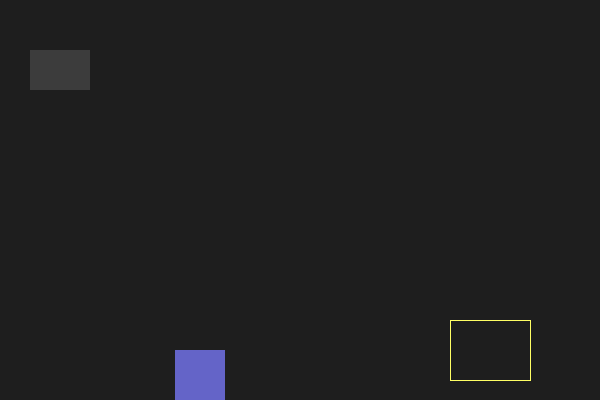
Frame 1 (no input)
Frame 60 (the mouse pressed at the canvas centre just before this capture): identical to frame 1, image omitted
Frame 120 (the mouse held since frame 60 and released just before this capture): identical to frame 1, image omitted

The Processing sketch that drew this single still picture (run headless with seeded random() and noise(); from frame 60 on, the mouse is pressed at the canvas centre):

// Processing sketch: button_homework_fire
// ── button_homework_fire.pde
Button dragButton, fireWorksButton;
  Fireworks theFire;
  
  float dragZoneX, dragZoneY, dragZoneW, dragZoneH;
  void setup() {
    size( 600, 400);
  
    dragButton = new Button( 30, 50, 60, 40);
    dragButton.isActive = false;
  
    fireWorksButton = new Button(175, 350, 50, 50);
  
    dragZoneX = 450; 
    dragZoneY = 320;
    dragZoneW = 80;
    dragZoneH = 60;
  
    theFire = new Fireworks(200, 350);
  }
  void draw() {
    if (dragButton.isPressed) {
      background(180);
    } else {
      background(30);
    }
    dragButton.update();
    dragButton.display();
  
    fireWorksButton.update();
    fireWorksButton.display();
  
    dragZoneHandler();
  
    if (fireWorksButton.isPressed) {
      theFire.fire();
      fireWorksButton.isPressed = false;
    }
    theFire.update();
    theFire.display();
  }
  
  void dragZoneHandler() {
    // draw active zone
    noFill();
    stroke(255, 255, 100);
    rect( dragZoneX, dragZoneY, dragZoneW, dragZoneH); 
    if ( !(dragButton.x < dragZoneX || dragButton.y < dragZoneY || dragButton.x + dragButton.w > dragZoneX + dragZoneW || dragButton.y + dragButton.h > dragZoneY + dragZoneH) ) {
      dragButton.isActive = true;
    } else {
      dragButton.isActive = false;
    }
  }
  
  void mouseDragged() {
  }
  void mouseClicked() {
    dragButton.click();
    fireWorksButton.click();
  }
  void mousePressed() {
    dragButton.pressed();
    fireWorksButton.pressed();
  }
  void mouseReleased() {
    dragButton.released();
    fireWorksButton.released();
  }

// ── buttons.pde
class Button {
    float x, y, w, h;
    float dragOffsetX, dragOffsetY;
    boolean isActive = true;
    boolean isPressed = false;
    boolean isHover = false;
    boolean isFollowMouse = false;
  
    color upColor, hoverColor, pressedColor, inactiveColor;
    Button(float _x, float _y, float _w, float _h) {
      x = _x;
      y = _y;
      w = _w;
      h = _h;
  
      upColor = color(100, 100, 200);
      hoverColor = color(200, 200, 100);
      pressedColor = color(250, 50, 200);
      inactiveColor = color(60);
    } 
  
    void display() {
      if (isActive) {
        if (isPressed) {
          fill(pressedColor);
        } else if (isHover) {
          fill(hoverColor);
        } else {
          fill(upColor);
        }
      } else {
        fill(inactiveColor);
      }
      noStroke();
      rect(x, y, w, h);
    }
    void update() {
      if (isFollowMouse) {
        x = mouseX - dragOffsetX;
        y = mouseY - dragOffsetY;
      } else {
        isHover = isMouseInside();
      }
    }
    // ——————— Mouse Events
    void setupForDrag(){
      dragOffsetX = mouseX - x;
      dragOffsetY = mouseY - y;
      isFollowMouse = true;
    }
    void click(){
      if (isActive) {
        isPressed = !isPressed;
      }
    }
    void pressed(){
      if (isHover) {
        setupForDrag();
      }
    }
    void released(){
      if (isFollowMouse) {
        isFollowMouse = false;
      }
    }
    // ————————————   // ————————————   // ————————————  Hit Detection
    boolean isMouseInside() {
      boolean toReturn = false;
      if (mouseX > x && mouseX < x + w && mouseY > y && mouseY < y + h) {
        toReturn = true;
      }
      return toReturn;
    }
  }

// ── fire.pde
class Fireworks {
    boolean isFiring = false;
    float x, y, startY, fireLength, fireSpeed;
    int num_particles = 30;
    PVector[] particles = new PVector[num_particles];
    PVector[] particleVelocity = new PVector[num_particles];;
  
    int fireTime, fireStartTime; 
    color drawColor;
    Fireworks(float _x, float _y) {
      x = _x;
      y = _y;
      startY = _y;
      fireLength = 150;
      fireSpeed = -2;
      drawColor = color(255, 200, 0);
  
      fireTime = 2000;
    }
    void update() {
      if (isFiring) {
        if (abs(y - startY) < fireLength) {
          y += fireSpeed;
        } else {
          for (int i =0; i<num_particles; i++ ) {
            particles[i].add(particleVelocity[i]);
          }
        }
      }
    }
    void display() {
      noStroke();
      fill(drawColor);
      if (isFiring) {
        if (abs(y - startY) < fireLength) {
          ellipse(x, y, 4, 4);
        } else {
          for (int i =0; i<num_particles; i++ ) {
            ellipse(particles[i].x + x, particles[i].y + y, 4, 4);
          }
          if (millis() > fireStartTime + fireTime) {
            isFiring = false;
          }
        }
      }
    }
    void fire() {
      if (!isFiring) {
        isFiring = true;
        fireStartTime = millis();
        y = startY;
  
        for (int i =0; i<num_particles; i++ ) {
          particles[i] = new PVector(0,0);
          particleVelocity[i] = PVector.random2D().mult(random(2,4));
        }
      }
    }
  }
